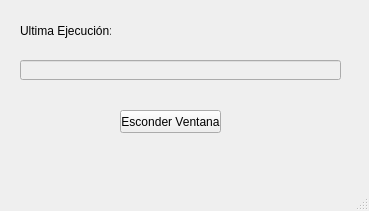
<?xml version="1.0" encoding="UTF-8"?>
<ui version="4.0">
 <class>MainWindow</class>
 <widget class="QMainWindow" name="MainWindow">
  <property name="geometry">
   <rect>
    <x>0</x>
    <y>0</y>
    <width>369</width>
    <height>211</height>
   </rect>
  </property>
  <property name="windowTitle">
   <string>MainWindow</string>
  </property>
  <widget class="QWidget" name="centralwidget">
   <widget class="QPushButton" name="hide_window_btn">
    <property name="geometry">
     <rect>
      <x>120</x>
      <y>110</y>
      <width>101</width>
      <height>23</height>
     </rect>
    </property>
    <property name="text">
     <string>Esconder Ventana</string>
    </property>
   </widget>
   <widget class="QLineEdit" name="status_line_edit">
    <property name="enabled">
     <bool>false</bool>
    </property>
    <property name="geometry">
     <rect>
      <x>20</x>
      <y>60</y>
      <width>321</width>
      <height>20</height>
     </rect>
    </property>
   </widget>
   <widget class="QLabel" name="label">
    <property name="geometry">
     <rect>
      <x>20</x>
      <y>20</y>
      <width>91</width>
      <height>21</height>
     </rect>
    </property>
    <property name="text">
     <string>Ultima Ejecución:</string>
    </property>
   </widget>
  </widget>
  <widget class="QMenuBar" name="menubar">
   <property name="geometry">
    <rect>
     <x>0</x>
     <y>0</y>
     <width>369</width>
     <height>21</height>
    </rect>
   </property>
  </widget>
  <widget class="QStatusBar" name="statusbar"/>
 </widget>
 <resources/>
 <connections/>
</ui>
